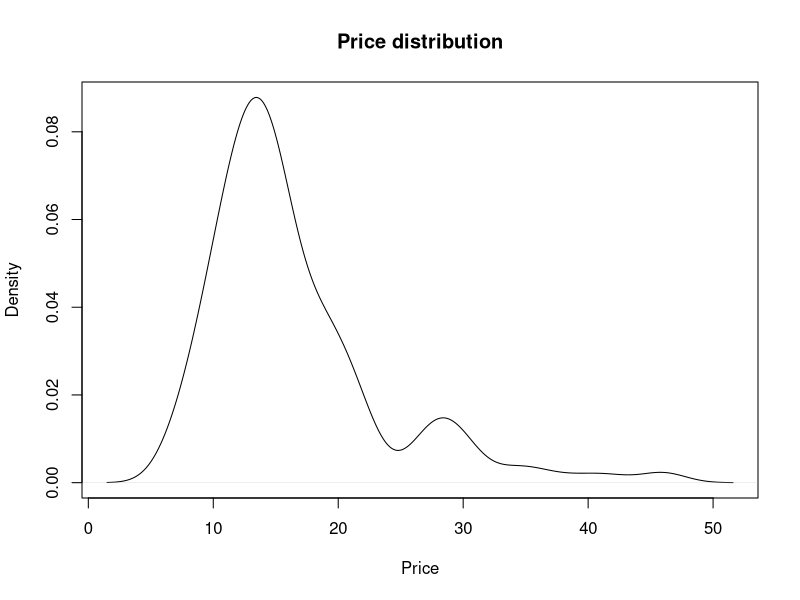
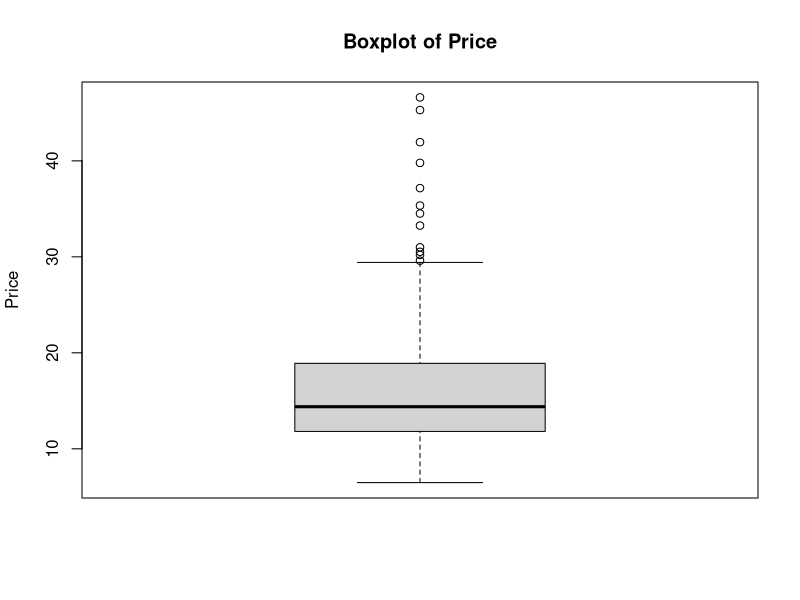
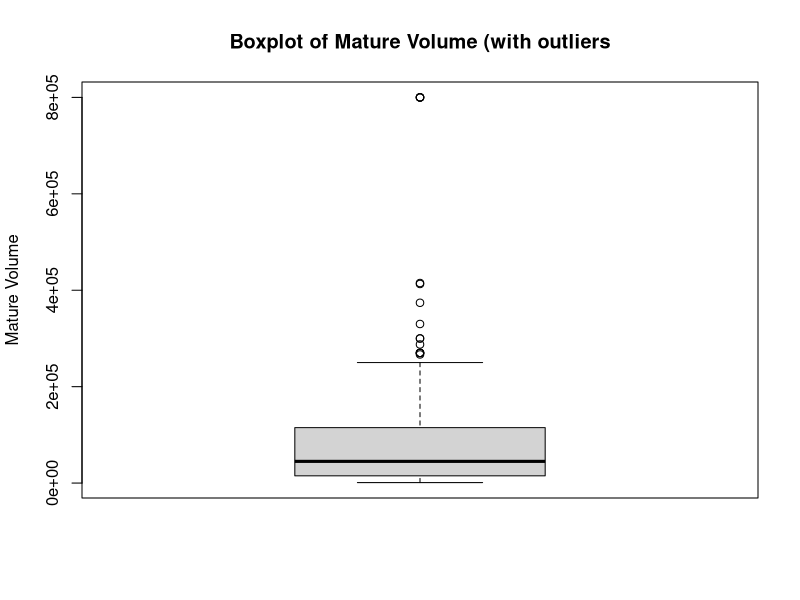

Recreate these plots in R, in order. (Note: this script raises an error after producing the figures.)
## ---- chunk 1
library(dplyr)
library(FactoMineR)
library(ggplot2)
library(scatterplot3d)
## ---- chunk 2
screw <- read.csv("ScrewCaps.csv")
#Take out the first column (it is just indices)
screw <- screw[-1]
head(screw)
summary(screw)

## ---- chunk 3
plot(density(screw$Price), xlab = "Price", main="Price distribution")
boxplot(screw$Price, ylab = "Price", main = "Boxplot of Price")

## ---- chunk 4
cor(screw$Price, screw$Length)
cor(screw$Price, screw$weight)
cor(screw$Length,screw$weight)

## ---- chunk 5
summary(lm(screw$Price ~ screw$Impermeability))
summary(lm(screw$Price ~ screw$Shape))
## ---- chunk 6
screw %>%
  group_by(Supplier)%>%
    summarise(mean = mean(Price))
  
## ---- chunk 7
boxplot(screw$Mature.Volume, ylab = "Mature Volume", main = "Boxplot of Mature Volume (with outliers")

outlier_values <- boxplot.stats(screw$Mature.Volume)$out
paste("There are", length(outlier_values), "outliers")

print("Here is the list of outliers")
screw %>%
  filter(Mature.Volume %in% outlier_values)
## ---- chunk 8
sum((boxplot.stats((screw %>%
          filter(Impermeability == "Type 1" && Shape == "Shape 1"))$Mature.Volume)$out) == outlier_values)

## ---- chunk 9
res.pca <- PCA(screw, scale.unit = TRUE, quali.sup = c(1,5,6,7,9), quanti.sup = 10)
## ---- chunk 10
cor(screw %>% select_if(is.numeric))
## ---- chunk 11
plot.PCA(res.pca, choix = c("ind"), label = "quali", col.ind = "pink", col.quali = "black", autoLab = "yes", cex = 0.8)
## ---- chunk 12
res.pca$var$coord[,1:2]
## ---- chunk 13
res.pca$eig

plot(res.pca$eig[,1], type="l", ylab = "Eigenvalue")
## ---- chunk 14
res.pca_3c <- PCA(screw, ncp=3, scale.unit = TRUE, quali.sup = c(1,5,6,7,9), quanti.sup = 10)
## ---- chunk 15
wss <- sapply(1:8, 
              function(k){kmeans(res.pca_3c$ind$coord, k, nstart=50,iter.max = 15 )$tot.withinss})

plot(1:8, wss,
     type="b", pch = 19, frame = FALSE, 
     xlab="Number of clusters K",
     ylab="Total within-clusters sum of squares")
## ---- chunk 16
res.kmeans <- kmeans(res.pca_3c$ind$coord, 2)

print("These are the center of the clusters we have found ")
res.kmeans$centers
## ---- chunk 17
proj <- data.frame(res.pca_3c$ind$coord)

scatterplot3d(x = proj[,1], y = proj[,2], z = proj[,3], color = res.kmeans$cluster,
              xlab="Principal Component 1" , ylab="Principal Component 2" , zlab="Principal Component 3" )
## ---- chunk 18
res.hcpc <- HCPC(res.pca_3c, nb.clust=-1)
## ---- chunk 19
res.hcpc$desc.var$quanti$'1'
## ---- chunk 20

scaled <- as.data.frame(scale(screw %>% select_if(is.numeric)))

res.hcpc_init <- HCPC(res.pca, nb.clust=-1)

## ---- chunk 21
#between inertia

total_inertia <- sum(res.pca$eig[1:3,1])
total_inertia2 <- sum(res.pca$eig[,1])

print("The partition quality for the clustering on the 3 principal components (ratio of between inertia to total inertia) is:")
res.hcpc$call$bw.after.consol / total_inertia
print("The partition quality for the clustering on the inital data is: ")
res.hcpc_init$call$bw.after.consol / total_inertia2

## ---- chunk 22
catdes(screw, num.var = 1)
## ---- chunk 23
FAMD(screw, sup.var = 11, ncp = 14)$eig

## ---- chunk 24
res.lm1 <- lm(data = screw, formula = Price ~ Supplier + Diameter + nb.of.pieces + Shape + Impermeability + Finishing + Mature.Volume + Raw.Material)
summary(res.lm1)
## ---- chunk 25
res.lm2 <- lm(data = screw, formula = Price ~ Supplier + Diameter + nb.of.pieces + Shape + Impermeability + Mature.Volume + Raw.Material)
summary(res.lm2)
